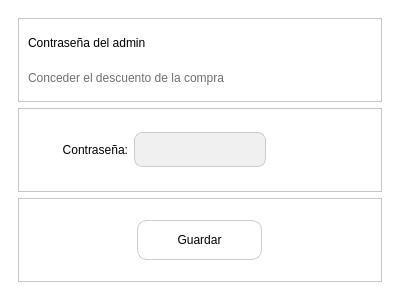
<?xml version="1.0" encoding="UTF-8"?>
<ui version="4.0">
 <class>MainWindow</class>
 <widget class="QMainWindow" name="MainWindow">
  <property name="geometry">
   <rect>
    <x>0</x>
    <y>0</y>
    <width>400</width>
    <height>300</height>
   </rect>
  </property>
  <property name="minimumSize">
   <size>
    <width>350</width>
    <height>300</height>
   </size>
  </property>
  <property name="maximumSize">
   <size>
    <width>400</width>
    <height>300</height>
   </size>
  </property>
  <property name="windowTitle">
   <string>Contraseña</string>
  </property>
  <property name="windowIcon">
   <iconset>
    <normaloff>InterfaceImages/313969136_5709585199110797_1271018789977176534_n.png</normaloff>InterfaceImages/313969136_5709585199110797_1271018789977176534_n.png</iconset>
  </property>
  <property name="styleSheet">
   <string notr="true">background-color: rgb(255, 255, 255);</string>
  </property>
  <widget class="QWidget" name="centralwidget">
   <layout class="QVBoxLayout" name="verticalLayout">
    <item>
     <widget class="QStackedWidget" name="stackedWidget">
      <property name="currentIndex">
       <number>0</number>
      </property>
      <widget class="QWidget" name="page_descuentos_aplicados">
       <layout class="QVBoxLayout" name="verticalLayout_3">
        <item>
         <widget class="QFrame" name="frame_2">
          <property name="minimumSize">
           <size>
            <width>350</width>
            <height>0</height>
           </size>
          </property>
          <property name="maximumSize">
           <size>
            <width>650</width>
            <height>16777215</height>
           </size>
          </property>
          <property name="frameShape">
           <enum>QFrame::StyledPanel</enum>
          </property>
          <property name="frameShadow">
           <enum>QFrame::Raised</enum>
          </property>
          <layout class="QVBoxLayout" name="verticalLayout_2">
           <item>
            <widget class="QLabel" name="label_11">
             <property name="styleSheet">
              <string notr="true">color: rgb(0, 0, 0);
font: bold 12pt &quot;Nunito&quot;;</string>
             </property>
             <property name="text">
              <string>Contraseña del admin</string>
             </property>
            </widget>
           </item>
           <item>
            <widget class="QLabel" name="label_12">
             <property name="maximumSize">
              <size>
               <width>16777215</width>
               <height>55</height>
              </size>
             </property>
             <property name="styleSheet">
              <string notr="true">color: rgb(111, 111, 111);
font: bold 8pt &quot;Nunito&quot;;</string>
             </property>
             <property name="text">
              <string>Conceder el descuento de la compra</string>
             </property>
            </widget>
           </item>
          </layout>
         </widget>
        </item>
        <item>
         <widget class="QFrame" name="frame_6">
          <property name="frameShape">
           <enum>QFrame::StyledPanel</enum>
          </property>
          <property name="frameShadow">
           <enum>QFrame::Raised</enum>
          </property>
          <layout class="QHBoxLayout" name="horizontalLayout">
           <item>
            <widget class="QLabel" name="label_13">
             <property name="minimumSize">
              <size>
               <width>100</width>
               <height>0</height>
              </size>
             </property>
             <property name="styleSheet">
              <string notr="true">color: rgb(0, 0, 0);
font: bold 9pt &quot;Nunito&quot;;</string>
             </property>
             <property name="text">
              <string>Contraseña:</string>
             </property>
             <property name="alignment">
              <set>Qt::AlignRight|Qt::AlignTrailing|Qt::AlignVCenter</set>
             </property>
            </widget>
           </item>
           <item>
            <widget class="QLineEdit" name="lineEdit">
             <property name="minimumSize">
              <size>
               <width>100</width>
               <height>35</height>
              </size>
             </property>
             <property name="maximumSize">
              <size>
               <width>200</width>
               <height>16777215</height>
              </size>
             </property>
             <property name="styleSheet">
              <string notr="true">QLineEdit {
    background-color: #f0f0f0; /* Color de fondo deseado */
    border: 1px solid #ccc; /* Color del borde deseado */
    padding: 5px; /* Espacio alrededor del texto */
    color: rgb(0, 0, 0); /* Color del texto deseado */
  	font: 9pt &quot;Nunito&quot;; /* Fuente deseada */
    font-size: 14px; /* Tamaño de fuente deseado */
    border-radius: 8px; /* Redondear las esquinas */
}
</string>
             </property>
             <property name="text">
              <string/>
             </property>
             <property name="echoMode">
              <enum>QLineEdit::Password</enum>
             </property>
             <property name="alignment">
              <set>Qt::AlignRight|Qt::AlignTrailing|Qt::AlignVCenter</set>
             </property>
            </widget>
           </item>
           <item>
            <widget class="QLabel" name="label_14">
             <property name="minimumSize">
              <size>
               <width>100</width>
               <height>0</height>
              </size>
             </property>
             <property name="styleSheet">
              <string notr="true">color: rgb(0, 0, 0);
font: bold 9pt &quot;Nunito&quot;;</string>
             </property>
             <property name="text">
              <string/>
             </property>
            </widget>
           </item>
          </layout>
         </widget>
        </item>
        <item>
         <widget class="QFrame" name="frame_3">
          <property name="frameShape">
           <enum>QFrame::StyledPanel</enum>
          </property>
          <property name="frameShadow">
           <enum>QFrame::Raised</enum>
          </property>
          <layout class="QHBoxLayout" name="horizontalLayout_2">
           <item>
            <widget class="QPushButton" name="pushButton_7">
             <property name="minimumSize">
              <size>
               <width>125</width>
               <height>0</height>
              </size>
             </property>
             <property name="maximumSize">
              <size>
               <width>125</width>
               <height>40</height>
              </size>
             </property>
             <property name="styleSheet">
              <string notr="true">QPushButton {
    border: 1px solid #ccc;
    border-radius: 10px;           /* Bordes redondeados con radio de 10 píxeles */
    padding: 5px;
	font: bold 9pt &quot;Nunito&quot;;                  /* Espaciado interno del botón */
}

QPushButton:hover{
font: bold 9pt &quot;Nunito&quot;;
background-color: #f0f0f0; /* Color de fondo deseado */
}
</string>
             </property>
             <property name="text">
              <string>Guardar</string>
             </property>
             <property name="icon">
              <iconset>
               <normaloff>InterfaceImages/lista-de-verificacion (1).png</normaloff>InterfaceImages/lista-de-verificacion (1).png</iconset>
             </property>
            </widget>
           </item>
          </layout>
         </widget>
        </item>
       </layout>
      </widget>
      <widget class="QWidget" name="page_2">
       <layout class="QVBoxLayout" name="verticalLayout_5">
        <item>
         <widget class="QFrame" name="frame_5">
          <property name="maximumSize">
           <size>
            <width>650</width>
            <height>75</height>
           </size>
          </property>
          <property name="frameShape">
           <enum>QFrame::StyledPanel</enum>
          </property>
          <property name="frameShadow">
           <enum>QFrame::Raised</enum>
          </property>
          <layout class="QHBoxLayout" name="horizontalLayout_5">
           <property name="leftMargin">
            <number>50</number>
           </property>
           <property name="rightMargin">
            <number>50</number>
           </property>
           <item>
            <widget class="QLabel" name="label_18">
             <property name="minimumSize">
              <size>
               <width>50</width>
               <height>50</height>
              </size>
             </property>
             <property name="maximumSize">
              <size>
               <width>50</width>
               <height>50</height>
              </size>
             </property>
             <property name="styleSheet">
              <string notr="true">color: rgb(0, 0, 0);
font: bold 10pt &quot;Nunito&quot;;</string>
             </property>
             <property name="text">
              <string/>
             </property>
             <property name="pixmap">
              <pixmap>InterfaceImages/advertencia.png</pixmap>
             </property>
             <property name="scaledContents">
              <bool>true</bool>
             </property>
            </widget>
           </item>
           <item>
            <widget class="QLabel" name="label_17">
             <property name="styleSheet">
              <string notr="true">color: rgb(0, 0, 0);
font: bold 10pt &quot;Nunito&quot;;</string>
             </property>
             <property name="text">
              <string>¡Alerta de seguridad!</string>
             </property>
             <property name="alignment">
              <set>Qt::AlignRight|Qt::AlignTrailing|Qt::AlignVCenter</set>
             </property>
            </widget>
           </item>
          </layout>
         </widget>
        </item>
        <item>
         <widget class="QFrame" name="frame_7">
          <property name="frameShape">
           <enum>QFrame::StyledPanel</enum>
          </property>
          <property name="frameShadow">
           <enum>QFrame::Raised</enum>
          </property>
          <layout class="QHBoxLayout" name="horizontalLayout_4">
           <property name="leftMargin">
            <number>25</number>
           </property>
           <property name="rightMargin">
            <number>25</number>
           </property>
           <item>
            <widget class="QLabel" name="label_15">
             <property name="minimumSize">
              <size>
               <width>100</width>
               <height>0</height>
              </size>
             </property>
             <property name="styleSheet">
              <string notr="true">color: rgb(0, 0, 0);
font: bold 9pt &quot;Nunito&quot;;</string>
             </property>
             <property name="text">
              <string>Contraseña:</string>
             </property>
             <property name="alignment">
              <set>Qt::AlignLeading|Qt::AlignLeft|Qt::AlignVCenter</set>
             </property>
            </widget>
           </item>
           <item>
            <widget class="QLineEdit" name="lineEdit_2">
             <property name="minimumSize">
              <size>
               <width>100</width>
               <height>35</height>
              </size>
             </property>
             <property name="maximumSize">
              <size>
               <width>200</width>
               <height>16777215</height>
              </size>
             </property>
             <property name="styleSheet">
              <string notr="true">QLineEdit {
    background-color: #f0f0f0; /* Color de fondo deseado */
    border: 1px solid #ccc; /* Color del borde deseado */
    padding: 5px; /* Espacio alrededor del texto */
    color: rgb(0, 0, 0); /* Color del texto deseado */
  	font: 9pt &quot;Nunito&quot;; /* Fuente deseada */
    font-size: 14px; /* Tamaño de fuente deseado */
    border-radius: 8px; /* Redondear las esquinas */
}
</string>
             </property>
             <property name="text">
              <string/>
             </property>
             <property name="echoMode">
              <enum>QLineEdit::Password</enum>
             </property>
             <property name="alignment">
              <set>Qt::AlignRight|Qt::AlignTrailing|Qt::AlignVCenter</set>
             </property>
             <property name="placeholderText">
              <string/>
             </property>
            </widget>
           </item>
          </layout>
         </widget>
        </item>
        <item>
         <widget class="QFrame" name="frame_4">
          <property name="maximumSize">
           <size>
            <width>16777215</width>
            <height>75</height>
           </size>
          </property>
          <property name="frameShape">
           <enum>QFrame::StyledPanel</enum>
          </property>
          <property name="frameShadow">
           <enum>QFrame::Raised</enum>
          </property>
          <layout class="QHBoxLayout" name="horizontalLayout_3">
           <item>
            <widget class="QPushButton" name="btn_ingresar">
             <property name="minimumSize">
              <size>
               <width>125</width>
               <height>0</height>
              </size>
             </property>
             <property name="maximumSize">
              <size>
               <width>125</width>
               <height>40</height>
              </size>
             </property>
             <property name="styleSheet">
              <string notr="true">QPushButton {
    border: 1px solid #ccc;
    border-radius: 10px;           /* Bordes redondeados con radio de 10 píxeles */
    padding: 5px;
	font: bold 9pt &quot;Nunito&quot;;                  /* Espaciado interno del botón */
}

QPushButton:hover{
font: bold 9pt &quot;Nunito&quot;;
background-color: #f0f0f0; /* Color de fondo deseado */
}
</string>
             </property>
             <property name="text">
              <string>Ingresar</string>
             </property>
             <property name="icon">
              <iconset>
               <normaloff>InterfaceImages/lista-de-verificacion (1).png</normaloff>InterfaceImages/lista-de-verificacion (1).png</iconset>
             </property>
            </widget>
           </item>
          </layout>
         </widget>
        </item>
       </layout>
      </widget>
     </widget>
    </item>
   </layout>
  </widget>
 </widget>
 <resources/>
 <connections/>
</ui>
